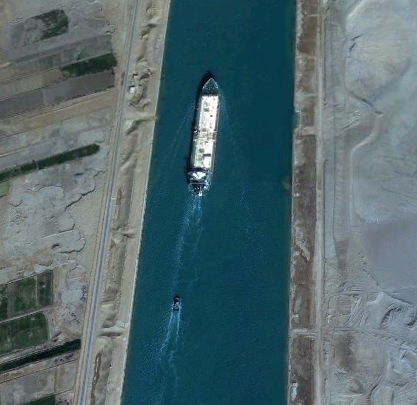
#> input picture Suez Canal.png, 417 x 405 px
$ jupyter execute morp_ops.ipynb
#> lines starting #> are read from the running program, lines starting #| are printed output that depends on the picture; after the words box and inside, x2 and y2 are one past the last pixel; in counts of white or black regions, pixels touching at a corner belong together
[cell 1]
import matplotlib.pyplot as plt
import numpy as np
from PIL import Image, ImageDraw
from numpy import asarray
import cv2

# Read image
img = Image.open('Suez Canal.png')
#> img is the input picture: PIL image 417x405 RGB; mean R, G, B 81.8, 104, 109.1
imgGray = img.convert('L')
imggraynumpy = asarray(imgGray)

def dialation(grayImage,kernal):
#> called with kernal = 5
 data = asarray(grayImage)
 thresh = 128
 img_binary = cv2.threshold(data, thresh, 255, cv2.THRESH_BINARY)[1]
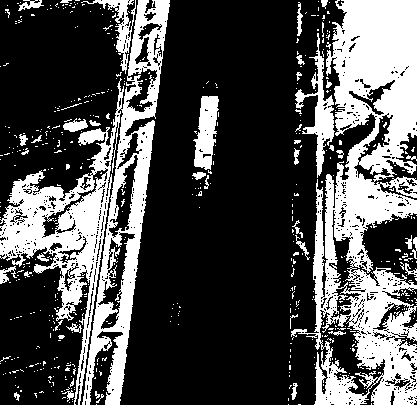
#> img_binary: shape (405, 417); 30.5% white; 534 white regions (491 under 20 px), largest, box (x1, y1, x2, y2) and area: (291, 0, 417, 405) 25569, (0, 0, 170, 405) 18768, (295, 33, 335, 178) 1525

 kernala=np.ones([kernal,kernal])*255
 s=img_binary.shape
#> s = (405, 417)
 col=s[1]
#> col = 417
 row=s[0]
#> row = 405
 if kernal % 2 != 0 :
    mid=(kernal+1)//2
    endd=mid-1
 resa=np.zeros((row,col))

 for i in range(mid , row-mid) :
  for j in range (mid , col-mid) :
    if img_binary[i][j]==255 :
      resa[i-1-endd:i+endd,j-1-endd:j+endd]=kernala
#> resa: shape (405, 417) float64; 48.6% white; 39 white regions, largest, box (x1, y1, x2, y2) and area: (287, 0, 415, 403) 41324, (0, 0, 171, 403) 33971, (189, 93, 220, 197) 2278
 return resa

x=dialation(imgGray,5)
plt.imshow(x,"gray")

[cell 2]
def erosion(grayImage,kernal):
#> called with kernal = 5
 data = asarray(grayImage)
 thresh = 128
 img_binary = cv2.threshold(data, thresh, 255, cv2.THRESH_BINARY)[1]

 kernala=np.ones([kernal,kernal])*255
 s=img_binary.shape
#> s = (405, 417)
 col=s[1]
#> col = 417
 row=s[0]
#> row = 405
 if kernal % 2 != 0 :
    mid=(kernal+1)//2
    endd=mid-1
 resa=np.zeros((row,col))

 for i in range(mid , row-mid) :
  for j in range (mid , col-mid) :
    if img_binary[i][j]==255 :
         if np.array_equal(img_binary[i-1-endd:i+endd,j-1-endd:j+endd] , kernala):
            resa[i,j]=255;
#> resa: shape (405, 417) float64; 10.4% white; 137 white regions (87 under 20 px), largest, box (x1, y1, x2, y2) and area: (337, 3, 414, 156) 6720, (109, 125, 153, 402) 1829, (347, 148, 414, 225) 1394

 return resa
x=erosion(imgGray,5)
plt.imshow(x,"gray")

[cell 3]
def opening(img,kernel):
 x =kernel
 erA=erosion(img,x)
#> after the loop in erosion (call 2), `for i in range(mid , row-mid) :`: resa: shape (405, 417) float64; 1.9% white; 7 white regions (3 under 20 px), largest, box (x1, y1, x2, y2) and area: (354, 9, 408, 78) 2723, (390, 87, 408, 126) 303, (355, 188, 361, 207) 102, (365, 207, 378, 214) 45
 resO=dialation(erA,x)
#> after the loop in dialation (call 2), `for i in range(mid , row-mid) :`: resa: shape (405, 417) float64; 5.2% white; 5 white regions, box (x1, y1, x2, y2) and area: (345, 0, 415, 85) 5187, (381, 78, 415, 141) 1649, (346, 179, 385, 221) 1187, (76, 212, 97, 232) 411, (315, 113, 333, 132) 342
 return resO

x=opening(imgGray,17)
plt.imshow(x,"gray")

[cell 4]
def closing(img,kernel):

 x =kernel
 dil=dialation(img,x)
 reso=erosion(dil,x)
#> after the loop in erosion (call 3), `for i in range(mid , row-mid) :`: resa: shape (405, 417) float64; 38.4% white; 96 white regions (72 under 20 px), largest, box (x1, y1, x2, y2) and area: (290, 3, 414, 402) 34352, (3, 3, 170, 402) 27378, (192, 96, 219, 196) 1609
 return reso

x=closing(imgGray,5)
plt.imshow(x,"gray")

[cell 5]
import cv2
import copy

#cv2.cvtColor(opening(grayImage,s),cv2.COLOR_GRAY2RGB))

def incContrast(grayImage,img,s,a,b):
    dataImg=asarray(img)
    dataGray=asarray(grayImage)

    partTopHatRGB=np.zeros((405, 417, 3))
    partBotHatRGB=np.zeros((405, 417, 3))
    #partTopHatRGB=copy.copy(dataImg)
    #partBotHatRGB=copy.copy(dataImg)

    partAop=opening(grayImage,s)
#> after the loop in erosion (call 4), `for i in range(mid , row-mid) :`: resa: shape (405, 417) float64; 16.7% white; 291 white regions (231 under 20 px), largest, box (x1, y1, x2, y2) and area: (335, 2, 415, 173) 8279, (105, 123, 155, 403) 2758, (336, 119, 415, 257) 2458
#> after the loop in dialation (call 4), `for i in range(mid , row-mid) :`: resa: shape (405, 417) float64; 24.9% white; 164 white regions (75 under 20 px), largest, box (x1, y1, x2, y2) and area: (333, 0, 415, 173) 9919, (0, 172, 106, 344) 5758, (103, 121, 155, 403) 3681
    partBcl=closing(grayImage,s)
#> after the loop in dialation (call 5), `for i in range(mid , row-mid) :`: resa: shape (405, 417) float64; 42.6% white; 106 white regions (49 under 20 px), largest, box (x1, y1, x2, y2) and area: (288, 0, 415, 403) 36273, (0, 0, 170, 403) 29135, (190, 94, 219, 196) 1875
#> after the loop in erosion (call 5), `for i in range(mid , row-mid) :`: resa: shape (405, 417) float64; 35.3% white; 193 white regions (158 under 20 px), largest, box (x1, y1, x2, y2) and area: (291, 2, 415, 403) 31593, (2, 2, 170, 403) 24462, (192, 96, 219, 189) 1478


    partTopHat=a*(dataGray-partAop)
    partTopHatRGB[:,:,0]=partTopHat
    partTopHatRGB[:,:,1]=partTopHat
    partTopHatRGB[:,:,2]=partTopHat


    partBotHat=b*(partBcl-dataGray)
    partBotHatRGB[:,:,0]=partBotHat
    partBotHatRGB[:,:,1]=partBotHat
    partBotHatRGB[:,:,2]=partBotHat


    Res=dataImg+partTopHatRGB-partBotHatRGB
    return Res
x=incContrast(imgGray,img,3,1,5)
y=incContrast(imgGray,img,3,5,1)


f, axarr = plt.subplots(1,3)
axarr[0].imshow(x)
axarr[1].imshow(y)
axarr[2].imshow(img)

[cell 6]
a=incContrast(imgGray,img,3,1,1)
b=incContrast(imgGray,img,9,1,1)
#> call 4 of incContrast, with s = 9, a = 1, b = 1
#> after the loop in erosion (call 10), `for i in range(mid , row-mid) :`: resa: shape (405, 417) float64; 4.6% white; 55 white regions (27 under 20 px), largest, box (x1, y1, x2, y2) and area: (340, 5, 412, 101) 4058, (382, 74, 412, 142) 980, (351, 182, 387, 220) 690
#> after the loop in dialation (call 10), `for i in range(mid , row-mid) :`: resa: shape (405, 417) float64; 12.6% white; 44 white regions, largest, box (x1, y1, x2, y2) and area: (335, 0, 415, 145) 7646, (346, 177, 398, 223) 1618, (73, 192, 101, 235) 896
#> after the loop in dialation (call 11), `for i in range(mid , row-mid) :`: resa: shape (405, 417) float64; 55.9% white; 31 black regions (15 under 20 px), largest, box (x1, y1, x2, y2) and area: (0, 0, 417, 405) 58325, (0, 0, 115, 131) 10074, (0, 272, 77, 368) 3380
#> after the loop in erosion (call 11), `for i in range(mid , row-mid) :`:
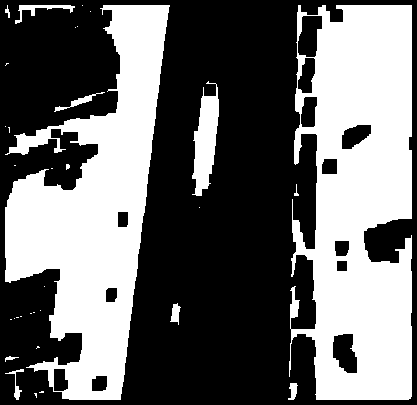
#> resa: shape (405, 417) float64; 41.8% white; 33 white regions (22 under 20 px), largest, box (x1, y1, x2, y2) and area: (289, 5, 412, 400) 36378, (5, 5, 170, 400) 31415, (192, 81, 219, 196) 1824
#> in incContrast (call 4), `partTopHat=a*(dataGray-partAop)`:
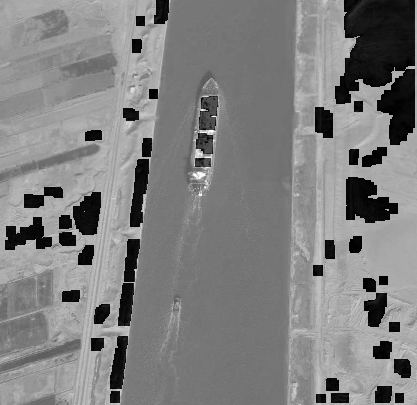
#> partTopHat: shape (405, 417) float64; min -126, max 255, mean 65.7; drawn with min black and max white
#> in incContrast (call 4), `partTopHatRGB[:,:,0]=partTopHat`:
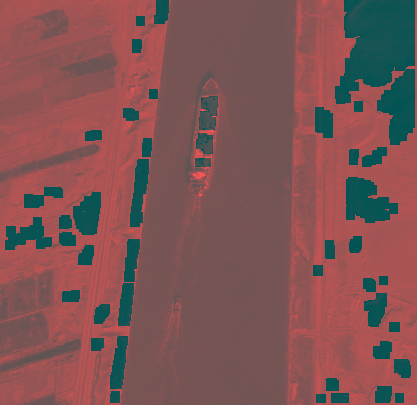
#> partTopHatRGB: shape (405, 417, 3) float64; mean of channels 0, 1, 2 65.7, 0, 0; drawn with min black and max white
#> in incContrast (call 4), `partTopHatRGB[:,:,1]=partTopHat`:
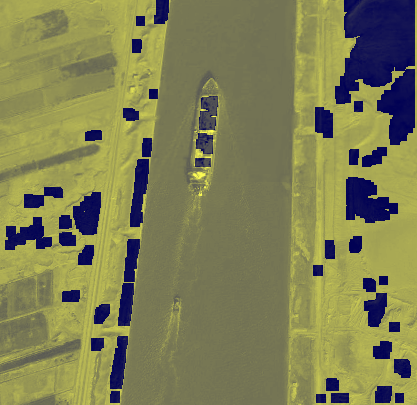
#> partTopHatRGB: shape (405, 417, 3) float64; mean of channels 0, 1, 2 65.7, 65.7, 0; drawn with min black and max white
#> in incContrast (call 4), `partBotHat=b*(partBcl-dataGray)`:
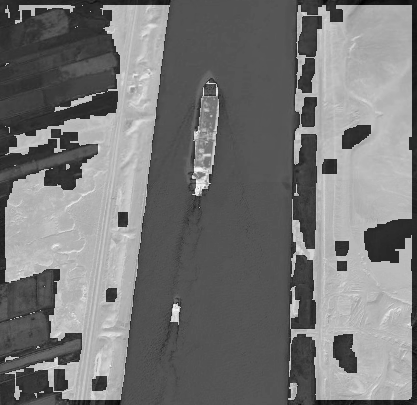
#> partBotHat: shape (405, 417) float64; min -194, max 241, mean 8.7; drawn with min black and max white
#> in incContrast (call 4), `partBotHatRGB[:,:,0]=partBotHat`:
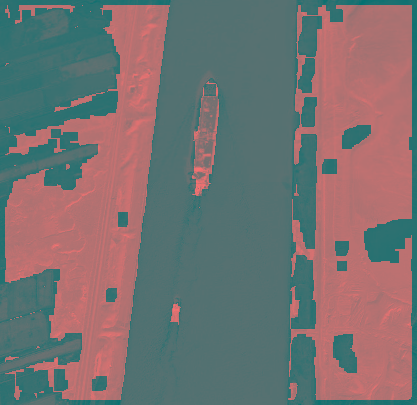
#> partBotHatRGB: shape (405, 417, 3) float64; mean of channels 0, 1, 2 8.7, 0, 0; drawn with min black and max white
#> in incContrast (call 4), `partBotHatRGB[:,:,1]=partBotHat`:
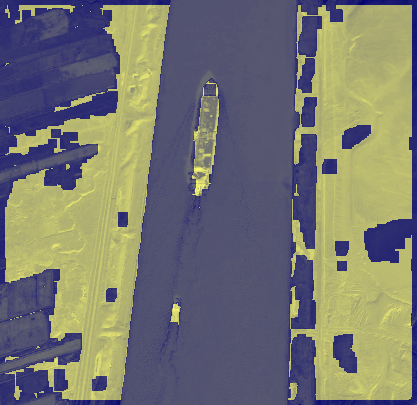
#> partBotHatRGB: shape (405, 417, 3) float64; mean of channels 0, 1, 2 8.7, 8.7, 0; drawn with min black and max white
#> in incContrast (call 4), `Res=dataImg+partTopHatRGB-partBotHatRGB`:
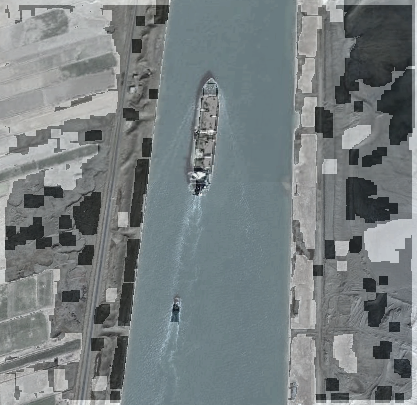
#> Res: shape (405, 417, 3) float64; mean R, G, B 138.8, 161, 166.1; drawn with min black and max white
c=incContrast(imgGray,img,3,5,1)
d=incContrast(imgGray,img,3,1,5)
f, axarr = plt.subplots(2,2)
axarr[0,0].imshow(a)
axarr[0,1].imshow(b)
axarr[1,0].imshow(c)
axarr[1,1].imshow(d)
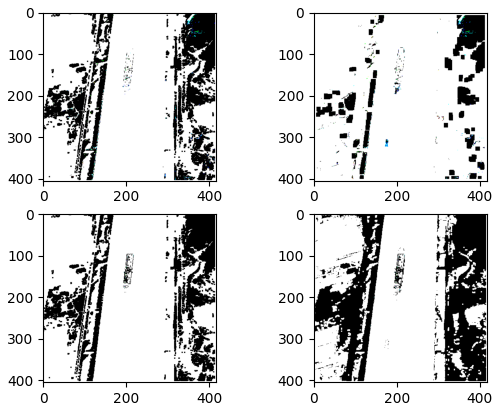
#> figure drawn by matplotlib, 4 panels
